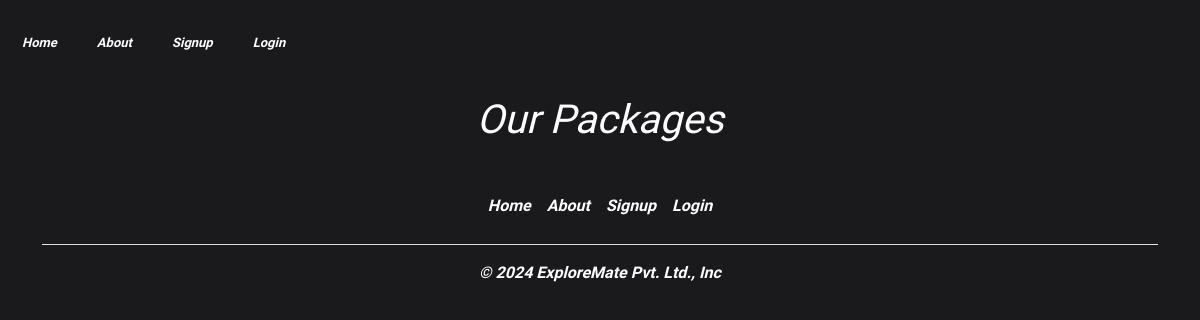
Before: /packages/Golden Dayz 7/ with the older database file.
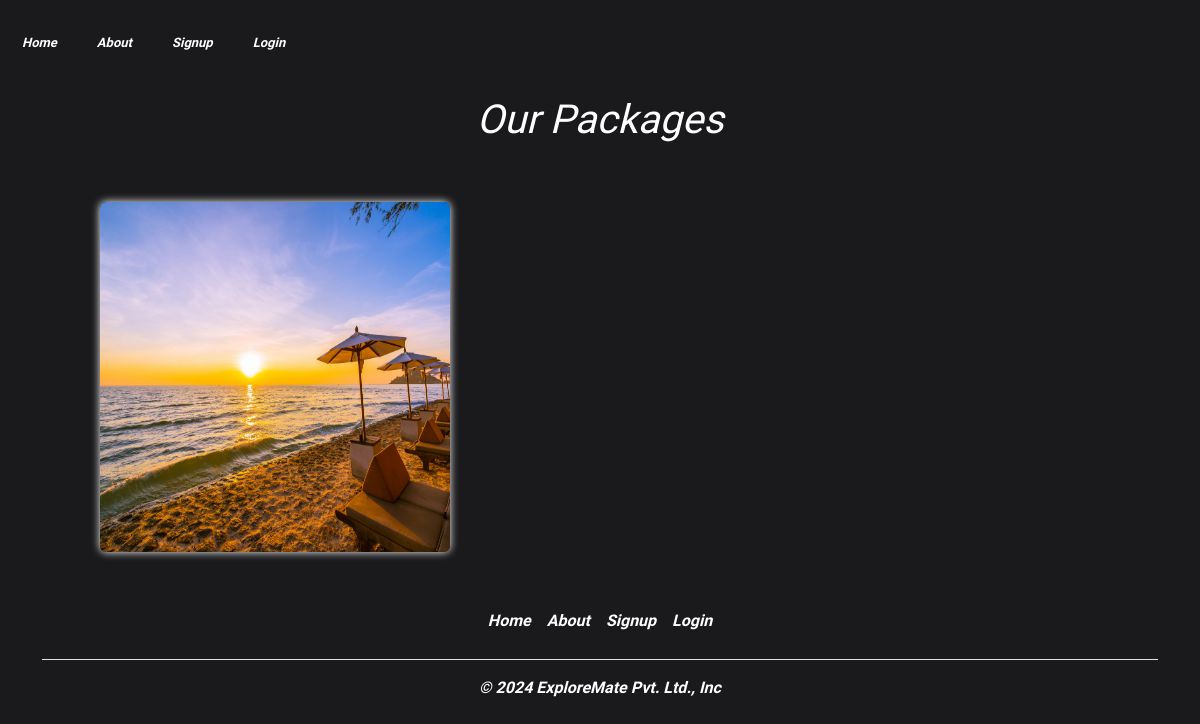
After: the same page with the newer database file.
### Tourpackageapp/models.py (models this page shows, shortened)
class Package(models.Model):
    place = models.CharField(max_length=50)
    desc = models.TextField()
    image = models.ImageField(upload_to="images/packages", null=True, blank=True)
    price = models.DecimalField(max_digits=10, decimal_places=2, null=True, blank=True)
    packager = models.ForeignKey(Packager, on_delete=models.CASCADE)
    image1 = models.ImageField(upload_to="images/packages", null=True, blank=True)
    image2 = models.ImageField(upload_to="images/packages", null=True, blank=True)
    image3 = models.ImageField(upload_to="images/packages", null=True, blank=True)
    pdf = models.FileField(upload_to="pdf/packages",  null=True, blank=True)

### Tourpackageapp/views.py (the view)
# urls.py: path('packages/<str:name>/', views.packages, name="packages"),
def packages(request, name):
    packager = Packager.objects.get(name=name)
    packages = Package.objects.filter(packager=packager)
    return render(request, 'packages.html', {'packager': packager, 'packages': packages})

### templates/packages.html (shortened to what this page needs)
{% extends 'base.html' %}
{% load static %}
{% block content %}
<div class="container-fluid">
    <h1 style="text-align:center;">Our Packages</h1>
</div>
{% for i in packages %}
    <div class="card">
        {% if i.image %}
            <img src="{{ i.image.url }}" class="card-img-top">
        {% endif %}
    </div>
{% endfor %}
{% endblock %}

Changed rows visible on the page:
added Package: image (picture)
